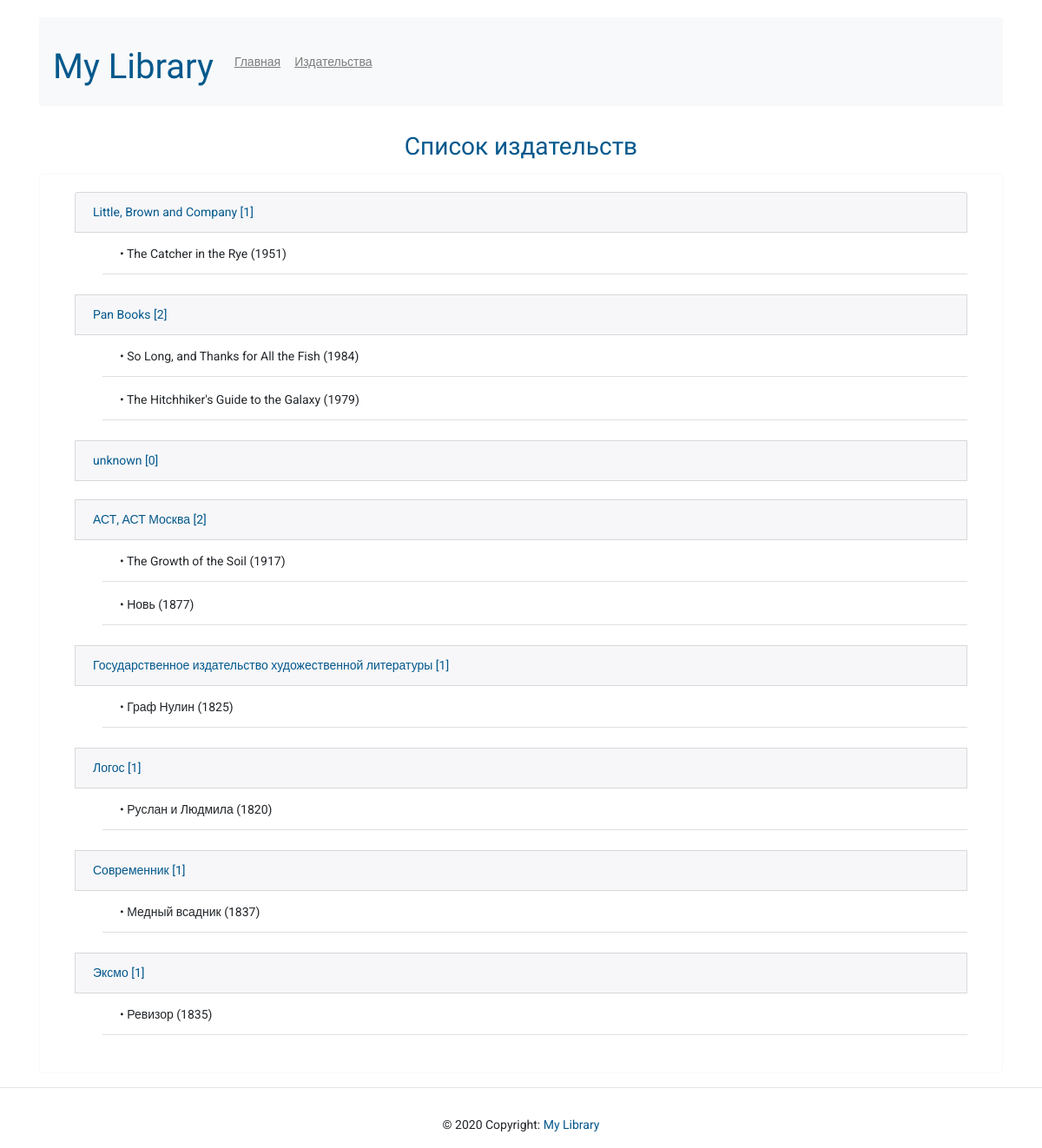
Screenshot of /publishers/ with the database file from the repository.
### p_library/models.py (models this page shows, shortened)
class Publisher(models.Model):
    name = models.TextField()
    class Meta:
        ordering = ['name']

class Book(models.Model):
    ISBN = models.CharField(max_length=13)
    title = models.TextField()
    description = models.TextField()
    year_release = models.SmallIntegerField()
    copy_count = models.SmallIntegerField(default=0)
    price = models.DecimalField(max_digits=10, decimal_places=2, default=0)
    author = models.ForeignKey(Author, on_delete=models.CASCADE)
    publisher = models.ForeignKey(Publisher, on_delete=models.SET_DEFAULT, default=1)
    class Meta:
        ordering = ['title']
    def __str__(self):
        return f'{self.title} ({self.year_release})'

### p_library/views.py (the view)
# urls.py: path('publishers/', views.publishers_list),
def publishers_list(request):
    template = loader.get_template('publishers.html')
    publishers = Publisher.objects.all()
    book_publisher = {}
    for p in publishers:
        book_publisher[p.name] = Book.objects.filter(publisher=p)
    data = {
        'publishers': publishers,
        'book_publisher': book_publisher,
    }
    return HttpResponse(template.render(data))

### p_library/templates/publishers.html (shortened to what this page needs)
{% extends 'base.html' %}
{% block content %}
<h3 class="text-center">Список издательств</h3>
<div class="border rounded border-light">
    <ul class="list-group">
        {% for publisher, books in book_publisher.items %}
        <li class="list-group-item colored">{{ publisher }} [{{ books|length }}]</li>
        <ul class="list-group list-group-flush">
            {% for book in books %}
            <li class="list-group-item inner">&#8226 {{ book }}</li>
            {% endfor %}
            <br>
        </ul>
        {% endfor %}
    </ul>
</div>
{% endblock %}

### p_library/static/CSS/style.css (style rules this page uses)
body { font-family: 'Roboto', sans-serif; font-size: 14px; }
h1, h3, h4 { color: #03588c; margin-top: 20px; font-family: 'Open Sans Condensed', sans-serif; }
.colored { background-color: #f7f7f9; color: #03588c; }
li.inner { margin: 2px 0 2px 32px; }
.border { padding: 20px 40px; margin-top: 14px; }

### rows the page displays
Publisher: book_publisher "Little, Brown and Company"
Book: title+year_release "The Catcher in the Rye (1951)"
Publisher: book_publisher "Pan Books"
Book: title+year_release "So Long, and Thanks for All the Fish (1984)"
Book: title+year_release "The Hitchhiker's Guide to the Galaxy (1979)"
Publisher: book_publisher "unknown"
Publisher: book_publisher "АСТ, АСТ Москва"
Book: title+year_release "The Growth of the Soil (1917)"
Book: title+year_release "Новь (1877)"
Publisher: book_publisher "Государственное издательство художественной литературы"
Book: title+year_release "Граф Нулин (1825)"
Publisher: book_publisher "Логос"
Book: title+year_release "Руслан и Людмила (1820)"
Publisher: book_publisher "Современник"
Book: title+year_release "Медный всадник (1837)"
Publisher: book_publisher "Эксмо"
Book: title+year_release "Ревизор (1835)"

### other values shown
{{ books|length }} "1" "2" "0" "2" "1" "1" "1" "1"
